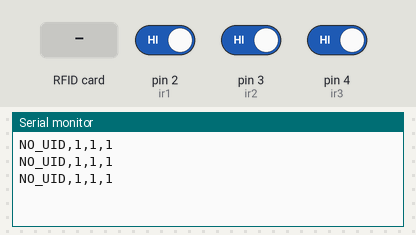
Recording of a sketch running on a simulated Arduino Uno, built with avr-gcc and run on an emulated ATmega328P. Shown: the last lines printed to the serial monitor. The test bench sets the inputs (shaded band); at power-on: pin 2 (ir1) HIGH, pin 3 (ir2) HIGH, pin 4 (ir3) HIGH.

Above: at 1.2 s.
1.3 s: RFID card 5E 7A 19 C4 held to the reader
At 3.1 s:
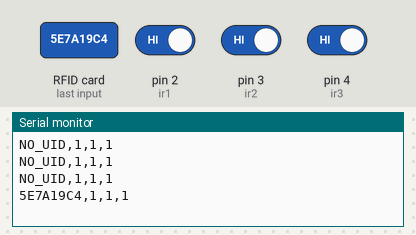
4.1 s: pin 2 (ir1) driven LOW
At 4.6 s:
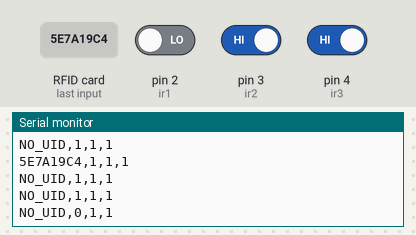
5.6 s: pin 3 (ir2) driven LOW
At 6.2 s:
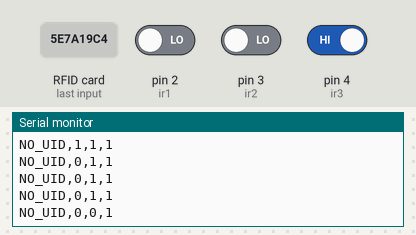
7.1 s: pin 4 (ir3) driven LOW
At 7.8 s:
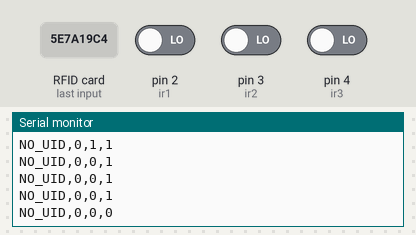
8.6 s: pin 2 (ir1) driven HIGH
At 9.4 s:
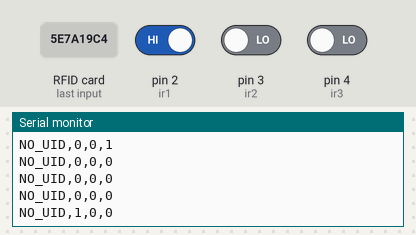
10.1 s: pin 3 (ir2) driven HIGH
At 10.9 s:
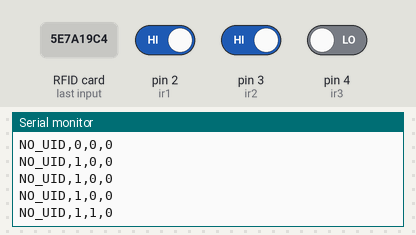

Measured:
- after the input at 1.3 s, the serial monitor: prints a new line after 1.3 s (image 1)
- after the input at 4.1 s, the serial monitor: prints a new line after 0.11 s (image 2)
- after the input at 5.6 s, the serial monitor: prints a new line after 0.18 s (image 3)
- after the input at 7.1 s, the serial monitor: prints a new line after 0.26 s (image 4)
- after the input at 8.6 s, the serial monitor: prints a new line after 0.34 s (image 5)
- after the input at 10.1 s, the serial monitor: prints a new line after 0.41 s (image 6)

The sketch:

uno_code.ino
```cpp
#include <MFRC522.h>
#include <SPI.h>

// RFID Pins
#define SS_PIN 10  // SDA
#define RST_PIN 9

MFRC522 mfrc522(SS_PIN, RST_PIN);

// IR Sensors
const int ir1 = 2;
const int ir2 = 3;
const int ir3 = 4;

void setup() {
  Serial.begin(9600);        // Communication with ESP32
  SPI.begin();               // Init SPI bus
  mfrc522.PCD_Init();        // Init RFID

  pinMode(ir1, INPUT);
  pinMode(ir2, INPUT);
  pinMode(ir3, INPUT);
}

void loop() {
  int s1 = digitalRead(ir1);
  int s2 = digitalRead(ir2);
  int s3 = digitalRead(ir3);

  String uid = "NO_UID";  // Default if no RFID is scanned

  if (mfrc522.PICC_IsNewCardPresent() && mfrc522.PICC_ReadCardSerial()) {
    uid = "";
    for (byte i = 0; i < mfrc522.uid.size; i++) {
      uid += String(mfrc522.uid.uidByte[i], HEX);
    }
    uid.toUpperCase();

    mfrc522.PICC_HaltA();  // Halt RFID card
    mfrc522.PCD_StopCrypto1();
    delay(1000);           // Delay after successful scan
  }

  // Format: UID_or_NO_UID,IR1,IR2,IR3
  Serial.print(uid);
  Serial.print(",");
  Serial.print(s1);
  Serial.print(",");
  Serial.print(s2);
  Serial.print(",");
  Serial.println(s3);

  delay(500); // Update every 500ms
}
```
